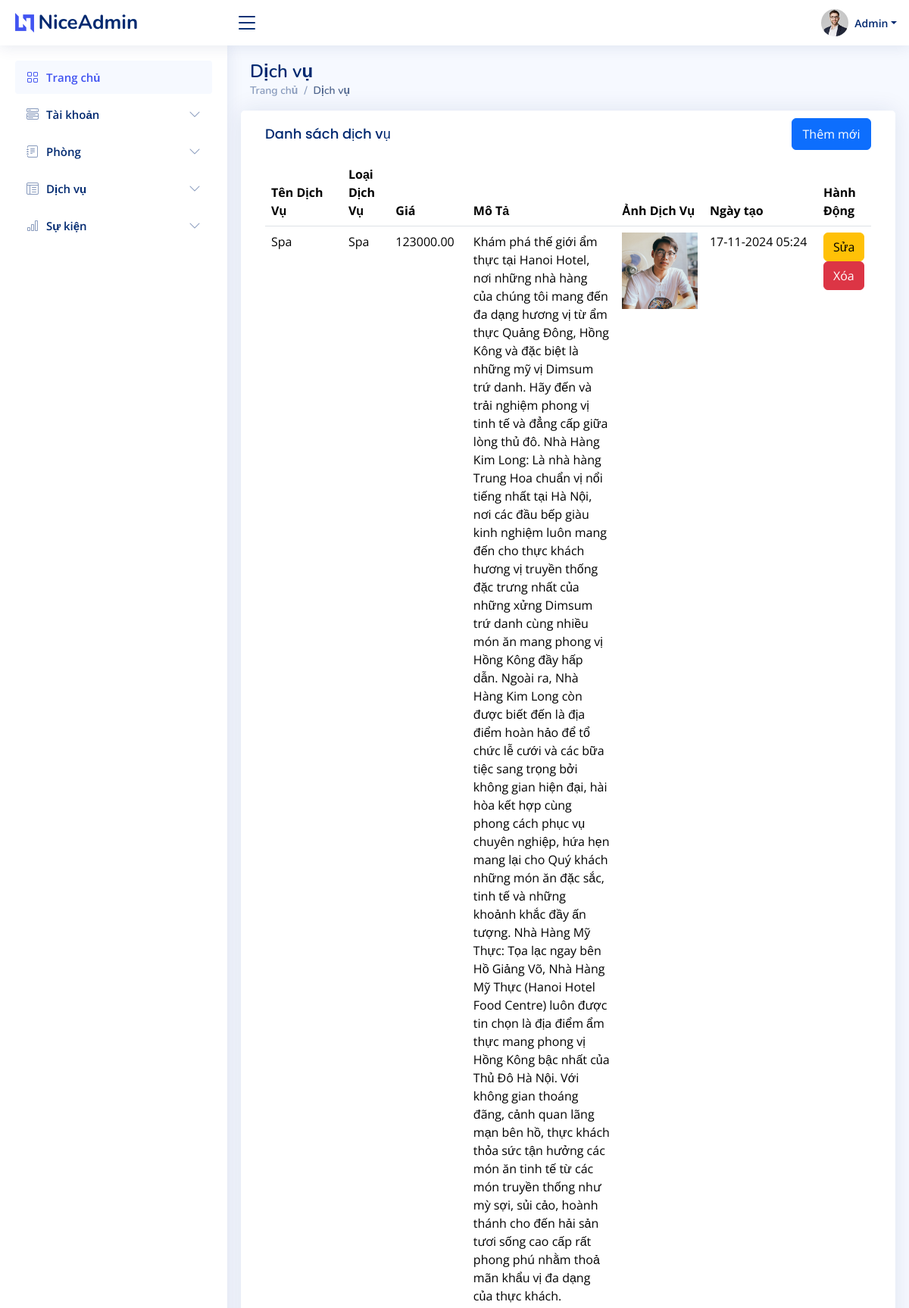
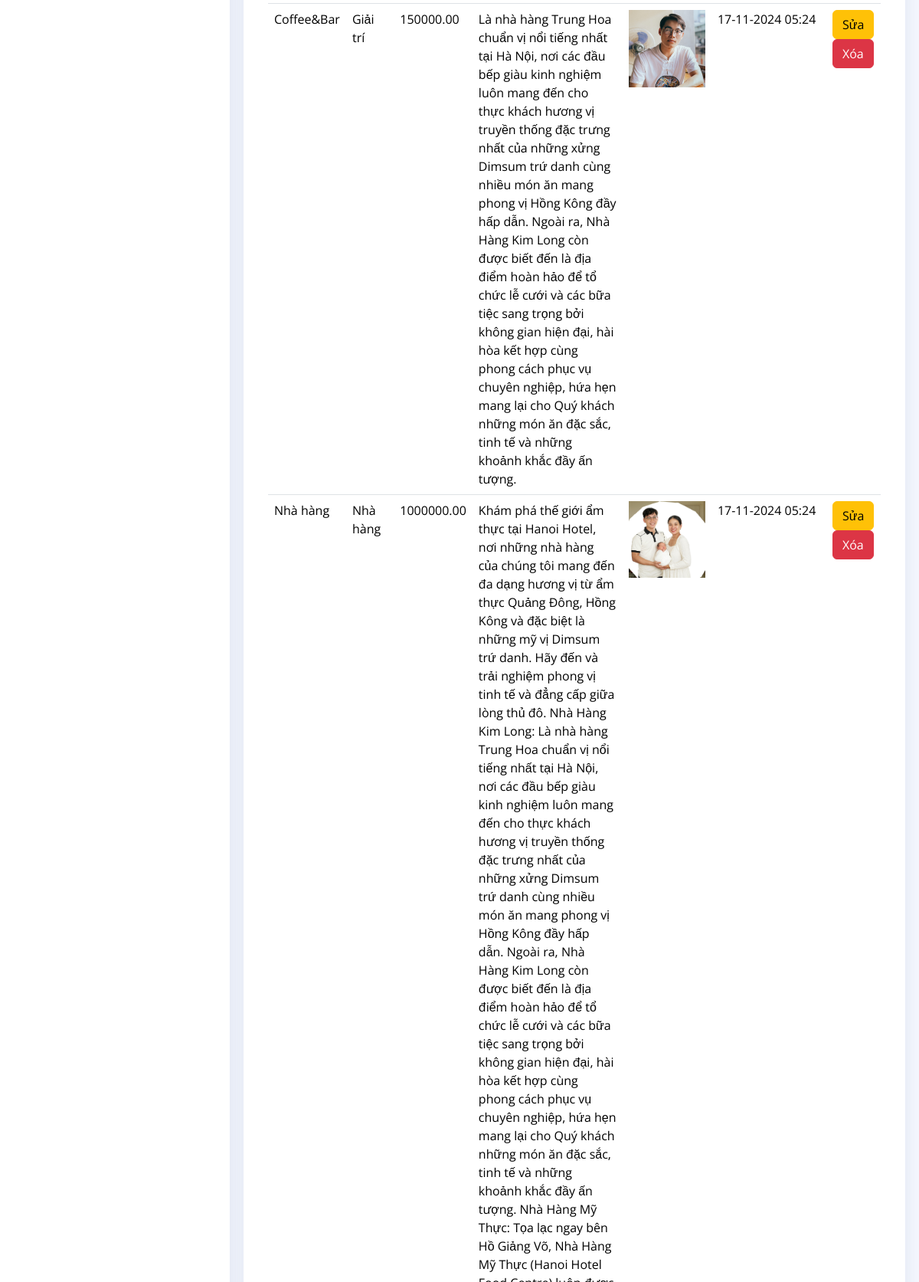
The page /admin_dashboard/services (signed in, upper part) on the database its author committed (2 pictures, top to bottom).
### admin_custom/models.py (models this page shows, shortened)
class Service(models.Model):
    SERVICE_CATEGORY_CHOICES = [
        ('spa', 'Spa'),
        ('restaurant', 'Nhà hàng'),
        ('barcoffee', 'Bar&Coffee'),
    ]
    name = models.CharField(max_length=100)
    category = models.CharField(max_length=50, choices=SERVICE_CATEGORY_CHOICES)
    price = models.DecimalField(max_digits=10, decimal_places=2)
    description = models.TextField()
    image = models.ImageField(upload_to=get_image_upload_path_service, null=True, blank=True)
    created_at = models.DateTimeField(auto_now_add=True)

### admin_custom/views.py (the view, shortened to what this page needs)
# urls.py: path('admin_dashboard/services', admin_custom.admin_service, name='admin_service'),
@login_required
def admin_service(request):
    services = Service.objects.all()
    return render(request, 'admin/service.html', {'services': services})

### home/Templates/admin/service.html (shortened to what this page needs)
{% load static %}
<!DOCTYPE html>
<html lang="en">
  <head>
    <link href="{% static 'assets/vendor/bootstrap/css/bootstrap.min.css' %}" rel="stylesheet" />
    <link href="{% static 'assets/vendor/bootstrap-icons/bootstrap-icons.css' %}" rel="stylesheet" />
    <link href="{% static 'assets/vendor/boxicons/css/boxicons.min.css' %}" rel="stylesheet" />
    <link href="{% static 'assets/vendor/quill/quill.snow.css' %}" rel="stylesheet" />
    <link href="{% static 'assets/vendor/quill/quill.bubble.css' %}" rel="stylesheet" />
    <link href="{% static 'assets/vendor/remixicon/remixicon.css' %}" rel="stylesheet" />
    <link href="{% static 'assets/vendor/simple-datatables/style.css' %}" rel="stylesheet" />
    <link href="{% static 'assets/css/style.css' %}" rel="stylesheet" />
  </head>
  <body>
    {% include 'includes/admin/header.html' %}
    {% include 'includes/admin/sidebar.html' %}
    <main id="main" class="main">
      <div class="pagetitle">
        <h1>Dịch vụ</h1>
        <nav>
          <ol class="breadcrumb">
            <li class="breadcrumb-item">
              <a href="index.html">Trang chủ</a>
            </li>
            <li class="breadcrumb-item active">Dịch vụ</li>
          </ol>
        </nav>
      </div>
      <section class="section dashboard">
        <div class="row">
          <div class="card">
            <div class="card-body">
              <div class="d-flex justify-content-between">
                 <h5 class="card-title">Danh sách dịch vụ</h5>
                 <button type="button" style="margin-top:10px;width:105px;height:42px" class="btn btn-primary" data-bs-toggle="modal" data-bs-target="#createServiceModal">Thêm mới</button>
              </div>
              <table class="table">
                <thead>
                  <tr>
                    <th>Tên Dịch Vụ</th>
                    <th>Loại Dịch Vụ</th>
                    <th>Giá</th>
                    <th>Mô Tả</th>
                    <th>Ảnh Dịch Vụ</th>
                    <th class="created-column">Ngày tạo</th>
                    <th>Hành Động</th>
                  </tr>
                </thead>
                <tbody>
                  {% for service in services %}
                    <tr>
                      <td>{{ service.name }}</td>
                      <td>{{ service.category }}</td>
                      <td>{{ service.price }}</td>
                      <td>{{ service.description }}</td>
                      <td>
                        {% if service.image %}
                            <img src="{{ service.image.url }}" alt="Service Image" width="100">
                        {% else %}
                            <img src="{% static 'images/default_service.jpg' %}" alt="Service Image" width="100">
                        {% endif %}
                      </td>
                      <td>{{ service.created_at|date:"d-m-Y H:i" }}</td>
                      <td>
                        <button type="button" class="btn btn-warning" data-bs-toggle="modal" data-bs-target="#editServiceModal{{ service.id }}">Sửa</button>
                        <form method="POST" action="{% url 'delete_service' service.id %}" style="display:inline;">
                          <button type="submit" class="btn btn-danger">Xóa</button>
                        </form>
                      </td>
                    </tr>
                  {% endfor %}
                </tbody>
              </table>
            </div>
          </div>
        </div>
      </section>
    </main>
  </body>
</html>

### home/static/assets/css/style.css (style rules this page uses)
:root { scroll-behavior: smooth; }
body { font-family: "Open Sans", sans-serif; background: #f6f9ff; color: #444444; }
a { color: #4154f1; text-decoration: none; }
h1, h2, h3, h4, h5, h6 { font-family: "Nunito", sans-serif; }
#main { margin-top: 60px; padding: 20px 30px; transition: all 0.3s; }
.pagetitle { margin-bottom: 10px; }
.pagetitle h1 { font-size: 24px; margin-bottom: 0; font-weight: 600; color: #012970; }
.card { margin-bottom: 30px; border: none; border-radius: 5px; box-shadow: 0px 0 30px rgba(1, 41, 112, 0.1); }
.card-title { padding: 20px 0 15px 0; font-size: 18px; font-weight: 500; color: #012970; font-family: "Poppins", sans-serif; }
.card-body { padding: 0 20px 20px 20px; }
.breadcrumb { font-size: 14px; font-family: "Nunito", sans-serif; color: #899bbd; font-weight: 600; }
.breadcrumb a { color: #899bbd; transition: 0.3s; }
.breadcrumb .breadcrumb-item::before { color: #899bbd; }
.breadcrumb .active { color: #51678f; font-weight: 600; }
@media (min-width: 1200px) { #main, #footer { margin-left: 300px; } }

### home/Templates/admin/service.html (style rules this page uses)
.created-column { width: 150px; }

### rows shown on the page
Service: name "Spa", category "Spa", price "123000.00", description "Khám phá thế giới ẩm thực tại Hanoi Hotel, nơi những nhà hàng của chúng tôi mang đến đa dạng hương vị từ ẩm thực Quảng Đông, Hồng Kông và đặc biệt là những mỹ vị Dimsum trứ danh. Hãy đến và trải nghiệm phong vị tinh tế và đẳng cấp giữa lòng thủ đô. Nhà Hàng Kim Long: Là nhà hàng Trung Hoa chuẩn vị nổi tiếng nhất tại Hà Nội, nơi các đầu bếp giàu kinh nghiệm luôn mang đến cho thực khách hương vị truyền thống đặc trưng nhất của những xửng Dimsum trứ danh cùng nhiều món ăn mang phong vị Hồng Kông đầy hấp dẫn. Ngoài ra, Nhà Hàng Kim Long còn được biết đến là địa điểm hoàn hảo để tổ chức lễ cưới và các bữa tiệc sang trọng bởi không gian hiện đại, hài hòa kết hợp cùng phong cách phục vụ chuyên…", image (picture), created_at "17-11-2024 05:24"
Service: name "Coffee&Bar", category "Giải trí", price "150000.00", description "Là nhà hàng Trung Hoa chuẩn vị nổi tiếng nhất tại Hà Nội, nơi các đầu bếp giàu kinh nghiệm luôn mang đến cho thực khách hương vị truyền thống đặc trưng nhất của những xửng Dimsum trứ danh cùng nhiều món ăn mang phong vị Hồng Kông đầy hấp dẫn. Ngoài ra, Nhà Hàng Kim Long còn được biết đến là địa điểm hoàn hảo để tổ chức lễ cưới và các bữa tiệc sang trọng bởi không gian hiện đại, hài hòa kết hợp cùng phong cách phục vụ chuyên nghiệp, hứa hẹn mang lại cho Quý khách những món ăn đặc sắc, tinh tế và những khoảnh khắc đầy ấn tượng.", image (picture), created_at "17-11-2024 05:24"
Service: name "Nhà hàng", category "Nhà hàng", price "1000000.00", image (picture), created_at "17-11-2024 05:24"
